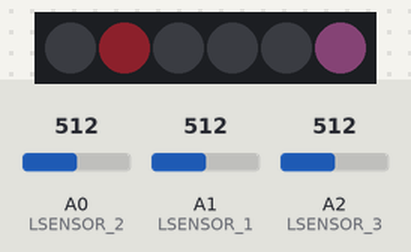
A sketch run on a simulated Arduino Uno, built with avr-gcc and run on an emulated ATmega328P. On the bench: 6 RGB LEDs in strip order, left to right. The inputs (shaded band) are chosen by the test bench; at power-on: A0 (LSENSOR_2) = 512, A1 (LSENSOR_1) = 512, A2 (LSENSOR_3) = 512. Dim RGB values are drawn brighter than linear; random numbers use the default seed unless the sketch sets one.

Above: at 1.0 s.
3.1 s: A0 (LSENSOR_2) set to 306
At 5.2 s:
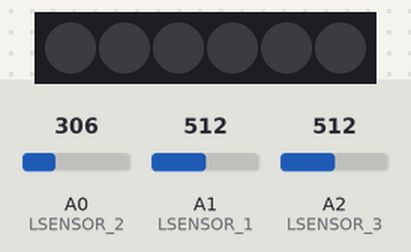
5.6 s: A1 (LSENSOR_1) set to 306
At 5.96 s:
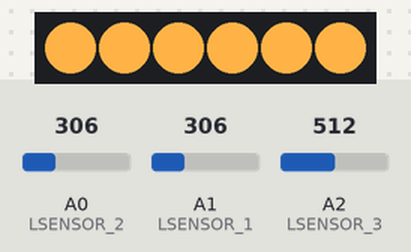
8.2 s: A2 (LSENSOR_3) set to 306
At 8.86 s:
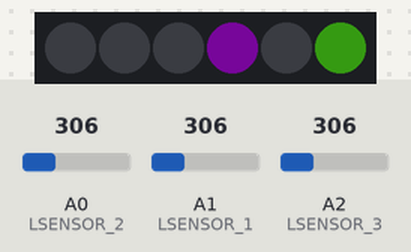
10.5 s: A0 (LSENSOR_2) set to 122
At 11.17 s:
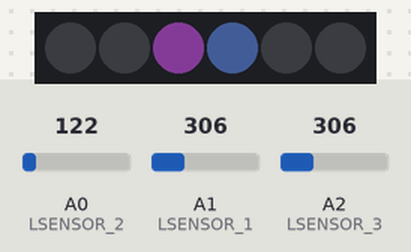
13.0 s: A1 (LSENSOR_1) set to 122
At 13.68 s:
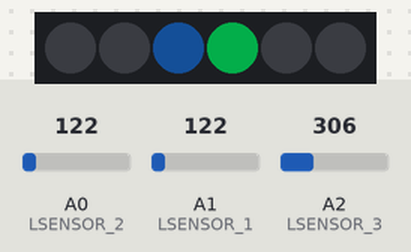
15.6 s: A2 (LSENSOR_3) set to 122
At 16.27 s:
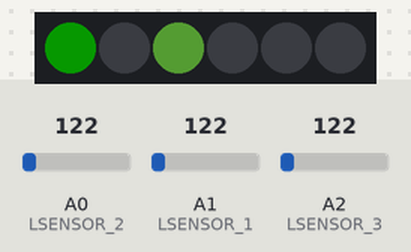
Timing chart, 0 to 18.6 s (numbered marks = the images above; inputs shaded):
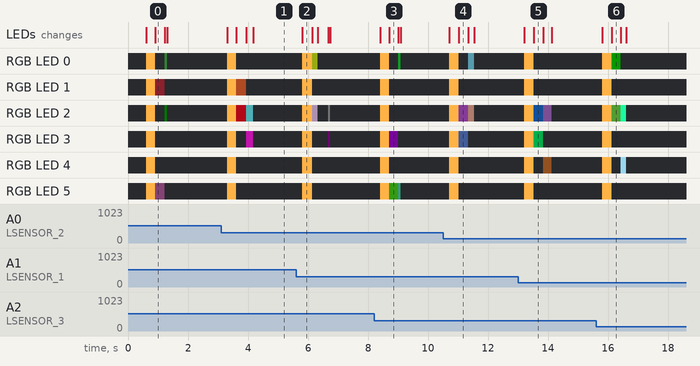

The sketch:

DynamicTreeLights.ino
```cpp
/* DynamicTreeLights.ino

    04/12/2021
    Tested on an Attiny84
    The internal clock must be set to 8 MHz
*/

#include <WS2812.h>

/* Sensitivity configuration */
#define BUFSIZE 50
#define UPDATE_PERIOD 20
#define SENS_TRESHOLD 15

/* White color */
#define COLOR_R 255
#define COLOR_G 180
#define COLOR_B 70

/* Pins configuration */
#define LED_NUM 6
#define LED_PIN A3

#define LSENSOR_1 A1
#define LSENSOR_2 A0
#define LSENSOR_3 A2

#define SPONTANEOUS_TRIGGER       // Comment this line to avoid spontaneous blinks
#define PROBABILITY 20            // Probability of a spontaneous blink will be 1 divided by this number
#define SPONTANEOUS_PERIOD 10000  // Spontaneus probability will be checked with this periodicity (in ms)

//#define DEBUG   // To adjust the algorithm on a UNO

typedef struct circularBuffer
{
  int data[BUFSIZE];
  int pos;
  int validData;
} circularBuffer;

circularBuffer buf1, buf2, buf3;
unsigned long lastUpdate = 0;

WS2812 LEDS(LED_NUM);

#ifdef SPONTANEOUS_TRIGGER
uint16_t spontaneousCnt = 0;
#endif

void setup()
{

#ifdef DEBUG
  Serial.begin(9600);
  pinMode(LED_BUILTIN, OUTPUT);
#endif

  LEDS.setOutput(LED_PIN);

  setAllLeds(0, 0, 0);
  syncLeds();

  delay(400);

  delayedBlink();
}

void loop()
{
  if (millis() - lastUpdate > UPDATE_PERIOD)
  {
    lastUpdate += UPDATE_PERIOD;

    int newValue1 = analogRead(LSENSOR_1);
    int newValue2 = analogRead(LSENSOR_2);
    int newValue3 = analogRead(LSENSOR_3);

    addToBuffer(newValue1, &buf1);
    addToBuffer(newValue2, &buf2);
    addToBuffer(newValue3, &buf3);

    if (isDataValid(&buf1))
    {

#ifdef DEBUG
      Serial.print(getMean(&buf1));
      Serial.print(",");
      Serial.println(newValue1);
#endif

      if (newValue1 < getMean(&buf1) - SENS_TRESHOLD)
      {
        delayedBlink();
      }
      else if (newValue2 < getMean(&buf2) - SENS_TRESHOLD)
      {
        delayedBlink();
      }
      else if (newValue3 < getMean(&buf3) - SENS_TRESHOLD)
      {
        delayedBlink();
      }
      else
      {
#ifdef SPONTANEOUS_TRIGGER
        spontaneousCnt++;
        if (spontaneousCnt >= SPONTANEOUS_PERIOD / UPDATE_PERIOD)
        {
          spontaneousCnt = 0;
          if (random(0, PROBABILITY) <= 0)
          {
            delayedBlink();
          }
        }
#endif
      }
    }
  }
}

void addToBuffer(int newValue, circularBuffer *buf)
{
  buf->data[buf->pos] = newValue;

  buf->pos++;
  if (buf->pos >= BUFSIZE)
    buf->pos = 0;

  buf->validData++;
  if (buf->validData >= BUFSIZE)
    buf->validData = BUFSIZE;
}

bool isDataValid(circularBuffer *buf)
{
  if (buf->validData < BUFSIZE)
    return false;

  return true;
}

int getMean(circularBuffer *buf)
{
  unsigned long result = 0;
  for (int i = 0; i < BUFSIZE; i++)
  {
    result += buf->data[i];
  }

  result /= BUFSIZE;

  return (int)result;
}

void syncLeds()
{
  LEDS.sync();
  delay(1); // Without this delay consecutive calls to sync() are ignored
}

void delayedBlink()
{
  delay(200);

  int val = 255;

  for (int i = val; i >= 0; i = i / 2 - 1)
  {
    setAllLeds((i * COLOR_R) / 255, (i * COLOR_G) / 255, (i * COLOR_B) / 255);
    syncLeds();
    delay(30);
  }

  setAllLeds(0, 0, 0);
  syncLeds();

  randomPattern2();
  delay(500);

  buf1.validData = 0;
  buf2.validData = 0;
  buf3.validData = 0;
}

void setLed(int pos, int red, int green, int blue)
{
  cRGB color;
  color.r = red;
  color.g = green;
  color.b = blue;

  LEDS.set_crgb_at(pos, color);
}

void setAllLeds(int red, int green, int blue)
{
  for (int i = 0; i < LED_NUM; i++)
  {
    setLed(i, red, green, blue);
  }
}

void startPattern()
{
  int seq[LED_NUM];

  for (int i = 0; i < LED_NUM; i++)
  {
    seq[i] = random(0, LED_NUM);
  }

  for (int j = 0; j < LED_NUM; j++)
  {
    for (int i = 255; i >= 0; i = i / 2 - 1)
    {
      setLed(seq[j], (i * COLOR_R) / 255, (i * COLOR_G) / 255, (i * COLOR_B) / 255);
      syncLeds();
      delay(30);
    }
  }
}

void randomPattern1()
{
  int r, g, b;

  int seq[LED_NUM];

  for (int i = 0; i < LED_NUM; i++)
  {
    seq[i] = random(0, LED_NUM);
  }

  for (int j = 0; j < LED_NUM; j++)
  {
    r = random(0, 256);
    g = random(0, 256);
    b = random(0, 256);

    for (int i = 255; i >= 0; i = i / 2 - 1)
    {
      setLed(seq[j], (i * r) / 255, (i * g) / 255, (i * b) / 255);
      syncLeds();
      delay(30);
    }
  }
}

void randomPattern2()
{
  int r1, g1, b1;
  int r2, g2, b2;

  int seq[LED_NUM];

  seq[0] = random(0, LED_NUM);

  for (int i = 1; i < LED_NUM; i++)
  {
    do
    {
      seq[i] = random(0, LED_NUM);
    } while (seq[i] == seq[i - 1]);
  }

  int decaySpeed;

  for (int j = 0; j < LED_NUM / 2; j++)
  {
    r1 = random(0, 256);
    g1 = random(0, 256);
    b1 = random(0, 256);

    r2 = random(0, 256);
    g2 = random(0, 256);
    b2 = random(0, 256);

    decaySpeed = random(10, 40);

    for (int i = 255; i >= 0; i = i / 2 - 1)
    {
      setLed(seq[j * 2], (i * r1) / 255, (i * g1) / 255, (i * b1) / 255);
      setLed(seq[j * 2 + 1], (i * r2) / 255, (i * g2) / 255, (i * b2) / 255);
      syncLeds();
      delay(decaySpeed);
    }
  }
}
```

Measured:
- after the input at 3.1 s, RGB LED 0: off → RGB(255, 179, 70) after 0.20 s, → off 0.30 s later; RGB LED 1: off → RGB(255, 179, 70) after 0.20 s, → RGB(55, 23, 11) 0.30 s later, → off 0.33 s later
- after the input at 5.6 s, RGB LED 0: off → RGB(255, 179, 70) after 0.20 s, → RGB(42, 47, 5) 0.33 s later, → off 0.20 s later; RGB LED 1: off → RGB(255, 179, 70) after 0.20 s, → off 0.33 s later
- after the input at 8.2 s, RGB LED 0: off → RGB(255, 179, 70) after 0.20 s, → off 0.31 s later, → RGB(2, 29, 6) 0.30 s later, → off 0.08 s later; RGB LED 1: off → RGB(255, 179, 70) after 0.20 s, → off 0.31 s later
- after the input at 10.5 s, RGB LED 0: off → RGB(255, 179, 70) after 0.20 s, → off 0.32 s later, → RGB(25, 45, 50) 0.32 s later, → off 0.19 s later; RGB LED 1: off → RGB(255, 179, 70) after 0.20 s, → off 0.32 s later
- after the input at 13.0 s, RGB LED 0, RGB LED 1: off → RGB(255, 179, 70) after 0.20 s, → off 0.32 s later
- after the input at 15.6 s, RGB LED 0: off → RGB(255, 179, 70) after 0.20 s, → RGB(1, 24, 0) 0.31 s later, → off 0.31 s later; RGB LED 1: off → RGB(255, 179, 70) after 0.20 s, → off 0.31 s later
